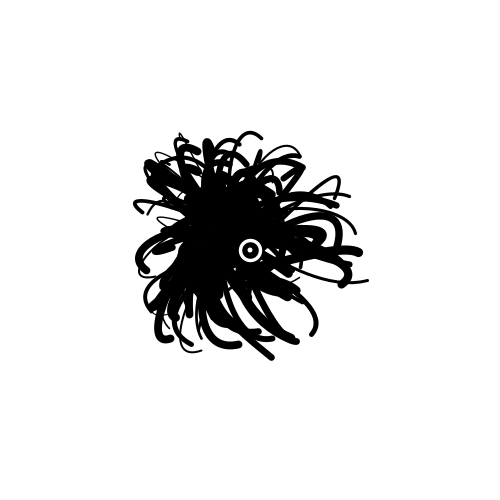
Frame 1 (no input)
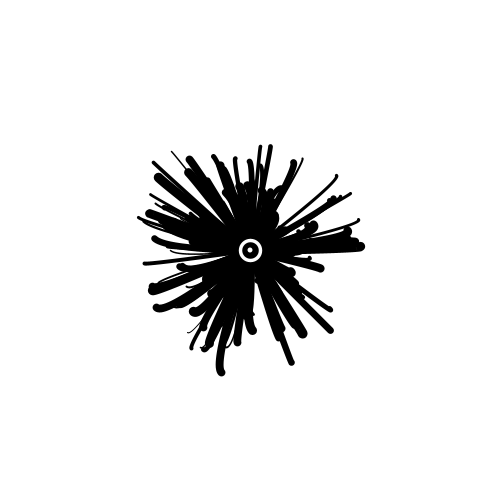
Frame 60 (the mouse pressed at the canvas centre just before this capture)
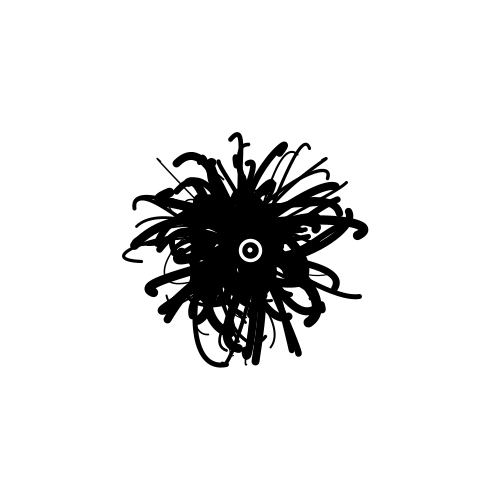
Frame 120 (the mouse held since frame 60 and released just before this capture)

The Processing sketch that drew these frames (run headless with seeded random() and noise(); from frame 60 on, the mouse is pressed at the canvas centre):

// Processing sketch: monster4
// ── monster4.pde

int count = 150;
float mSw = 10;

float mSm = 100;
float mS = 100;
float rM = 120;
float xv,yv,n,md;
float cPx,cPy;

float[] n1 = new float[count];
float[] angle = new float[count];
float[] radius = new float[count];
float[] sW = new float[count];
float[] aR = new float[count];


void setup(){
  size(500,500);
  cPx = width/2;
  cPy = height/2;
  for(int i=0;i<count;i++){
   n1[i] = random(0,20);
   angle[i] = random(0,360);
   radius[i] = random(rM/4,rM);
   sW[i] = random(1,mSw);
   aR[i] = random(0,.5);
  }
  md = dist(width/2,height/2,width,height);
}

void draw(){
 background(255);
 stroke(0);
 noFill();
 for(int i=0;i<count;i++){
   strokeWeight(sW[i]);
   // end points of bezier are positioned on a virtual circle around centre point
   //xv = sin(radians(random(0,360))) * random(radius/4,radius) + cPx;
   //yv = cos(radians(random(0,360))) * random(radius/4,radius) + cPy;
   xv = sin(radians(angle[i])) * radius[i] + cPx;
   yv = cos(radians(angle[i])) * radius[i] + cPy;
   angle[i]+=aR[i];
   
   //  bezier(cPx,cPy,cPx+random(-mS,mS),cPy + random(-mS,mS),xv+random(-mS,mS),yv+random(-mS,mS),xv,yv);
   bezier(cPx,cPy,cPx+((noise(n+n1[i]))*2*mS)-mS,cPy +((noise(n+n1[i]+5.2))*2*mS)-mS, xv+((noise(n+n1[i]+7.4))*2*mS)-mS,yv+((noise(n+n1[i]+8.7))*2*mS)-mS,xv+((noise(n+n1[i]+8.7))*2*20)-20,yv+((noise(n+n1[i]+8.7))*2*20)-20);
   n+=.001;
 }
 
 
   float d = dist(width/2, height/2, mouseX, mouseY);
   float dx = abs((d/md)-1);
   println(dx);
   mS = dx* mSm; 
   
  ellipseMode(CENTER);
  stroke(255);
  ellipse(width/2, height/2,20,20);
  noStroke(); 
  fill(255);
  ellipse(width/2, height/2,5,5);
   
}
